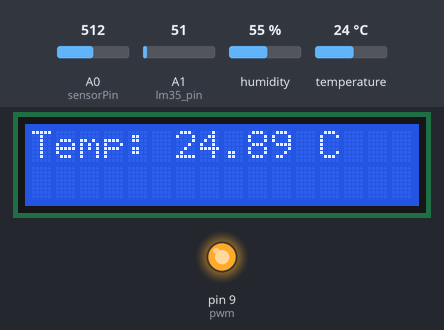
A sketch run on a simulated Arduino Uno, built with avr-gcc and run on an emulated ATmega328P. On the bench: 16×2 character LCD, output pins drawn as LEDs (lit = HIGH). The inputs (shaded band) are chosen by the test bench; at power-on: A1 (lm35_pin) = 51, A0 (sensorPin) = 512, humidity 55 %, temperature 24 °C. What the sketch prints to the serial monitor is not drawn.

Above: at 8.7 s.
8.8 s: A1 (lm35_pin) set to 66
At 16.1 s:
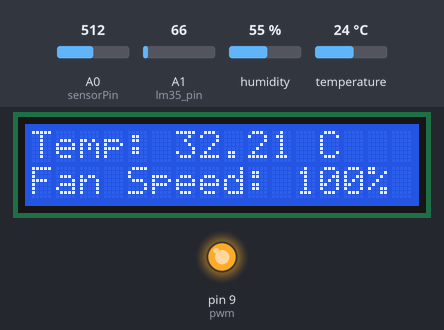
16.8 s: A1 (lm35_pin) set to 30
At 22.8 s:
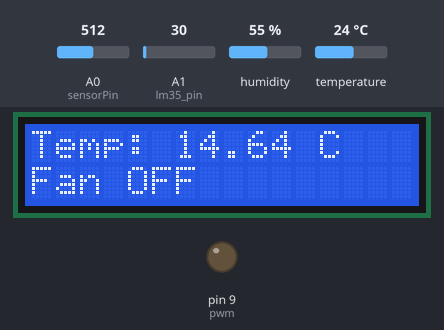
24.8 s: A1 (lm35_pin) set to 24
At 30.7 s:
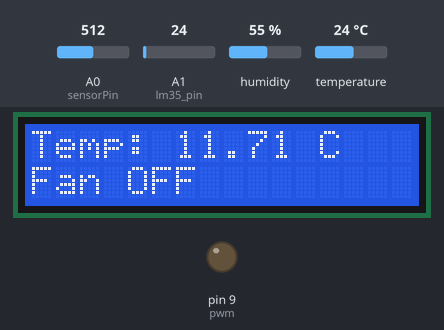
32.8 s: A1 (lm35_pin) set to 18
At 37.4 s:
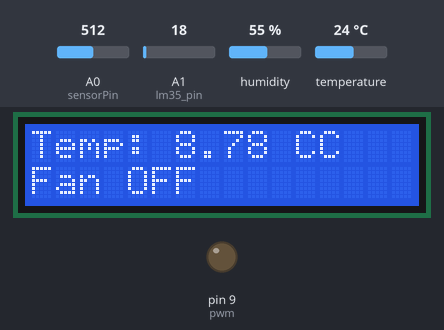
Timing chart, 0 to 38.9 s (numbered marks = the images above; inputs shaded):
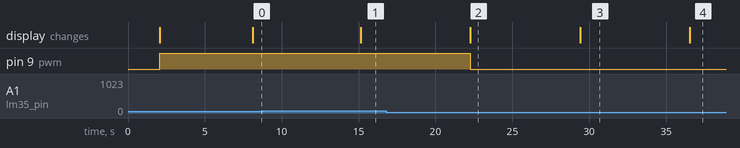

Measured:
- the behaviour switches between 59 and 60 on A1 (lm35_pin) (found by bisection; images 0 and 1)
- the behaviour switches between 21 and 20 on A1 (lm35_pin) (found by bisection; images 3 and 4)
- after the input at 8.8 s, the display: changes after 6.3 s (image 1)
- after the input at 16.8 s, pin 9 (pwm): HIGH → LOW after 5.5 s; the display: changes after 5.5 s (image 2)
- after the input at 24.8 s, the display: changes after 4.6 s (image 3)
- after the input at 32.8 s, the display: changes after 3.7 s (image 4)

The sketch:

Incubator.ino
```cpp
#include "DHT.h"
#include <LiquidCrystal.h>
LiquidCrystal lcd(6,8,5,4,3,2);
#define DHTPIN 7   // what pin we're connected to
const int lm35_pin = A1;

#define DHTTYPE DHT11 // DHT 11

#define pwm 9

byte degree[8] =
              {
                0b00011,
                0b00011,
                0b00000,
                0b00000,
                0b00000,
                0b00000,
                0b00000,
                0b00000
              };
// Initialize DHT sensor for normal 16mhz Arduino
DHT dht(DHTPIN, DHTTYPE);

//fan_pw
int sensorPin = A0;
int PWM = 3;
int sensorVal;

// put your main code here, to run repeatedly:


void setup() {

 pinMode(sensorPin, INPUT) ;
 pinMode(PWM, OUTPUT) ;
 lcd.begin(16, 2);
 lcd.createChar(1, degree);
 lcd.clear();
 lcd.print("   Fan Speed  ");
 lcd.setCursor(0,1);
 lcd.print("  Controlling ");
 delay(2000);
 analogWrite(pwm, 255);
 lcd.clear();
 delay(2000);
 Serial.begin(9600);
 dht.begin();
}

void loop() {
  // Wait a few seconds between measurements.
  delay(2000);


  sensorVal = analogRead(sensorPin) ;
  Serial.print(sensorVal) ;
  delay(1000);

  int temp_adc_val;
  float temp_val;
  temp_adc_val = analogRead(lm35_pin);	/* Read Temperature */
  temp_val = (temp_adc_val * 4.88);	/* Convert adc value to equivalent voltage */
  temp_val = (temp_val/10);	/* LM35 gives output of 10mv/°C */
  Serial.print("Temperature = ");
  Serial.print(temp_val);
  Serial.print(" Degree Celsius\n");
  delay(1000);

  // Reading temperature or humidity takes about 250 milliseconds!
  // Sensor readings may also be up to 2 seconds 'old' (its a very slow sensor)
  float h = dht.readHumidity();
  // Read temperature as Celsius
  //float t = dht.readTemperature();
  // Read temperature as Fahrenheit
  float f = dht.readTemperature(true);

  // Check if any reads failed and exit early (to try again).
  if (isnan(h) || isnan(temp_val) || isnan(f)) {
    Serial.println("Failed to read from DHT sensor!");
    return;
  }

  // Compute heat index
  // Must send in t in Fahrenheit!
  float hi = dht.computeHeatIndex(f, h);

  Serial.print("Humidity: ");
  Serial.print(h);
  Serial.print(" %\t");
  Serial.print("temperature: ");
  Serial.print(temp_val);
  Serial.print(" *C ");
  Serial.print(f);
  Serial.print(" *F\t");
  Serial.print("Heat index: ");
  Serial.print(hi);
  Serial.println(" *F");

    lcd.setCursor(0,0);
  lcd.print("Temp: ");
  lcd.print(temp_val);   // Printing terature on LCD
  lcd.print(" C");
  lcd.setCursor(0,1);
   if(temp_val <20 )
    {
      analogWrite(9,0);
      lcd.print("Fan OFF            ");
      delay(100);
    }

    else if(temp_val==26)
    {
      analogWrite(pwm, 51);
      lcd.print("Fan Speed: 20%   ");
      delay(100);
    }

     else if(temp_val==20)
    {
      analogWrite(pwm, 102);
      lcd.print("Fan Speed: 40%   ");
      delay(100);
    }

     else if(temp_val==28)
    {
      analogWrite(pwm, 153);
      lcd.print("Fan Speed: 60%   ");
      delay(100);
    }

    else if(temp_val==29)
    {
      analogWrite(pwm, 204);

      lcd.print("Fan Speed: 80%    ");
      delay(100);
    }
     else if(temp_val>29)
    {
      analogWrite(pwm, 255);
      lcd.print("Fan Speed: 100%   ");
      delay(100);
    }
  delay(3000);
}
```
